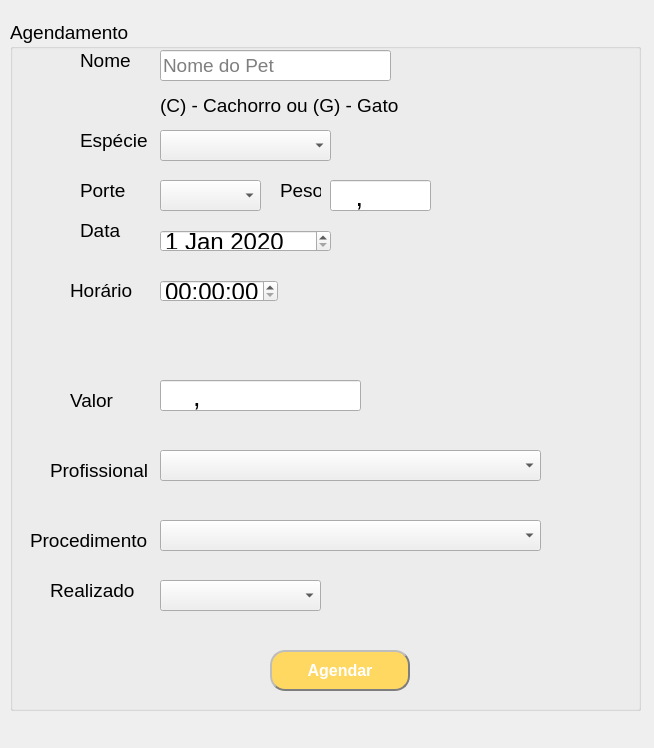
<?xml version="1.0" encoding="UTF-8"?>
<ui version="4.0">
 <class>MainWindow</class>
 <widget class="QMainWindow" name="MainWindow">
  <property name="geometry">
   <rect>
    <x>0</x>
    <y>0</y>
    <width>654</width>
    <height>748</height>
   </rect>
  </property>
  <property name="windowTitle">
   <string>AGENDAMENTO</string>
  </property>
  <widget class="QWidget" name="centralwidget">
   <widget class="QGroupBox" name="groupBox">
    <property name="geometry">
     <rect>
      <x>10</x>
      <y>20</y>
      <width>631</width>
      <height>691</height>
     </rect>
    </property>
    <property name="font">
     <font>
      <pointsize>14</pointsize>
     </font>
    </property>
    <property name="title">
     <string>Agendamento </string>
    </property>
    <widget class="QLabel" name="label_11">
     <property name="geometry">
      <rect>
       <x>40</x>
       <y>430</y>
       <width>121</width>
       <height>41</height>
      </rect>
     </property>
     <property name="font">
      <font>
       <pointsize>14</pointsize>
      </font>
     </property>
     <property name="text">
      <string>Profissional</string>
     </property>
    </widget>
    <widget class="QLabel" name="label_14">
     <property name="geometry">
      <rect>
       <x>20</x>
       <y>500</y>
       <width>121</width>
       <height>41</height>
      </rect>
     </property>
     <property name="font">
      <font>
       <pointsize>14</pointsize>
      </font>
     </property>
     <property name="text">
      <string>Procedimento</string>
     </property>
    </widget>
    <widget class="QPushButton" name="btnAgendarProcedimento">
     <property name="geometry">
      <rect>
       <x>260</x>
       <y>630</y>
       <width>140</width>
       <height>41</height>
      </rect>
     </property>
     <property name="font">
      <font>
       <pointsize>12</pointsize>
       <weight>75</weight>
       <bold>true</bold>
      </font>
     </property>
     <property name="styleSheet">
      <string notr="true">color: rgb(255, 255, 255);
background-color: rgb(255, 216, 98);
border-style: outset;
border-width: 2px;
border-radius: 15px; 
border-color: rgb(126, 126, 126);</string>
     </property>
     <property name="text">
      <string>Agendar</string>
     </property>
    </widget>
    <widget class="QLabel" name="label_17">
     <property name="geometry">
      <rect>
       <x>40</x>
       <y>550</y>
       <width>91</width>
       <height>41</height>
      </rect>
     </property>
     <property name="font">
      <font>
       <pointsize>14</pointsize>
      </font>
     </property>
     <property name="text">
      <string>Realizado</string>
     </property>
    </widget>
    <widget class="QLabel" name="label_7">
     <property name="geometry">
      <rect>
       <x>150</x>
       <y>70</y>
       <width>251</width>
       <height>31</height>
      </rect>
     </property>
     <property name="font">
      <font>
       <pointsize>14</pointsize>
      </font>
     </property>
     <property name="text">
      <string>(C) - Cachorro ou (G) - Gato</string>
     </property>
    </widget>
    <widget class="QLabel" name="label_12">
     <property name="geometry">
      <rect>
       <x>70</x>
       <y>190</y>
       <width>61</width>
       <height>41</height>
      </rect>
     </property>
     <property name="font">
      <font>
       <pointsize>14</pointsize>
      </font>
     </property>
     <property name="text">
      <string>Data</string>
     </property>
    </widget>
    <widget class="QLabel" name="label_4">
     <property name="geometry">
      <rect>
       <x>70</x>
       <y>100</y>
       <width>81</width>
       <height>41</height>
      </rect>
     </property>
     <property name="font">
      <font>
       <pointsize>14</pointsize>
      </font>
     </property>
     <property name="text">
      <string>Espécie</string>
     </property>
    </widget>
    <widget class="QLabel" name="label_5">
     <property name="geometry">
      <rect>
       <x>70</x>
       <y>150</y>
       <width>61</width>
       <height>41</height>
      </rect>
     </property>
     <property name="font">
      <font>
       <pointsize>14</pointsize>
      </font>
     </property>
     <property name="text">
      <string>Porte</string>
     </property>
    </widget>
    <widget class="QLabel" name="label">
     <property name="geometry">
      <rect>
       <x>70</x>
       <y>20</y>
       <width>71</width>
       <height>41</height>
      </rect>
     </property>
     <property name="font">
      <font>
       <pointsize>14</pointsize>
      </font>
     </property>
     <property name="text">
      <string>Nome</string>
     </property>
    </widget>
    <widget class="QLabel" name="label_13">
     <property name="geometry">
      <rect>
       <x>60</x>
       <y>250</y>
       <width>81</width>
       <height>41</height>
      </rect>
     </property>
     <property name="font">
      <font>
       <pointsize>14</pointsize>
      </font>
     </property>
     <property name="text">
      <string>Horário</string>
     </property>
    </widget>
    <widget class="QLabel" name="label_9">
     <property name="geometry">
      <rect>
       <x>270</x>
       <y>150</y>
       <width>41</width>
       <height>41</height>
      </rect>
     </property>
     <property name="font">
      <font>
       <pointsize>14</pointsize>
      </font>
     </property>
     <property name="text">
      <string>Peso</string>
     </property>
    </widget>
    <widget class="QLabel" name="label_22">
     <property name="geometry">
      <rect>
       <x>60</x>
       <y>360</y>
       <width>81</width>
       <height>41</height>
      </rect>
     </property>
     <property name="font">
      <font>
       <pointsize>14</pointsize>
      </font>
     </property>
     <property name="text">
      <string>Valor</string>
     </property>
    </widget>
    <widget class="QLineEdit" name="txtNomepet">
     <property name="enabled">
      <bool>true</bool>
     </property>
     <property name="geometry">
      <rect>
       <x>150</x>
       <y>30</y>
       <width>231</width>
       <height>31</height>
      </rect>
     </property>
     <property name="font">
      <font>
       <pointsize>14</pointsize>
      </font>
     </property>
     <property name="placeholderText">
      <string>Nome do Pet</string>
     </property>
    </widget>
    <widget class="QComboBox" name="comboEspecie">
     <property name="geometry">
      <rect>
       <x>150</x>
       <y>110</y>
       <width>171</width>
       <height>31</height>
      </rect>
     </property>
     <property name="font">
      <font>
       <pointsize>20</pointsize>
      </font>
     </property>
     <property name="editable">
      <bool>false</bool>
     </property>
     <property name="currentText">
      <string/>
     </property>
     <property name="minimumContentsLength">
      <number>3</number>
     </property>
    </widget>
    <widget class="QComboBox" name="comboPorte">
     <property name="geometry">
      <rect>
       <x>150</x>
       <y>160</y>
       <width>101</width>
       <height>31</height>
      </rect>
     </property>
     <property name="font">
      <font>
       <pointsize>20</pointsize>
      </font>
     </property>
    </widget>
    <widget class="QLineEdit" name="txtPeso">
     <property name="enabled">
      <bool>true</bool>
     </property>
     <property name="geometry">
      <rect>
       <x>320</x>
       <y>160</y>
       <width>101</width>
       <height>31</height>
      </rect>
     </property>
     <property name="font">
      <font>
       <pointsize>20</pointsize>
      </font>
     </property>
     <property name="inputMask">
      <string>###,00</string>
     </property>
     <property name="text">
      <string>,</string>
     </property>
     <property name="placeholderText">
      <string>kg</string>
     </property>
    </widget>
    <widget class="QDateEdit" name="txtDataAgendamento">
     <property name="geometry">
      <rect>
       <x>150</x>
       <y>210</y>
       <width>171</width>
       <height>22</height>
      </rect>
     </property>
     <property name="font">
      <font>
       <pointsize>18</pointsize>
      </font>
     </property>
     <property name="minimumDateTime">
      <datetime>
       <hour>0</hour>
       <minute>0</minute>
       <second>0</second>
       <year>2020</year>
       <month>1</month>
       <day>1</day>
      </datetime>
     </property>
     <property name="minimumDate">
      <date>
       <year>2020</year>
       <month>1</month>
       <day>1</day>
      </date>
     </property>
    </widget>
    <widget class="QLineEdit" name="txtValor">
     <property name="geometry">
      <rect>
       <x>150</x>
       <y>360</y>
       <width>201</width>
       <height>31</height>
      </rect>
     </property>
     <property name="font">
      <font>
       <pointsize>20</pointsize>
      </font>
     </property>
     <property name="inputMask">
      <string>####,00</string>
     </property>
     <property name="alignment">
      <set>Qt::AlignLeading|Qt::AlignLeft|Qt::AlignVCenter</set>
     </property>
     <property name="placeholderText">
      <string>Nome Medico</string>
     </property>
    </widget>
    <widget class="QComboBox" name="ComboProfissional">
     <property name="enabled">
      <bool>true</bool>
     </property>
     <property name="geometry">
      <rect>
       <x>150</x>
       <y>430</y>
       <width>381</width>
       <height>31</height>
      </rect>
     </property>
     <property name="font">
      <font>
       <pointsize>20</pointsize>
      </font>
     </property>
    </widget>
    <widget class="QComboBox" name="ComboServico">
     <property name="geometry">
      <rect>
       <x>150</x>
       <y>500</y>
       <width>381</width>
       <height>31</height>
      </rect>
     </property>
     <property name="font">
      <font>
       <pointsize>18</pointsize>
      </font>
     </property>
    </widget>
    <widget class="QComboBox" name="ComboRealizado">
     <property name="geometry">
      <rect>
       <x>150</x>
       <y>560</y>
       <width>161</width>
       <height>31</height>
      </rect>
     </property>
     <property name="font">
      <font>
       <pointsize>18</pointsize>
      </font>
     </property>
    </widget>
    <widget class="QTimeEdit" name="txtHorario">
     <property name="geometry">
      <rect>
       <x>150</x>
       <y>260</y>
       <width>118</width>
       <height>22</height>
      </rect>
     </property>
     <property name="font">
      <font>
       <pointsize>18</pointsize>
      </font>
     </property>
    </widget>
   </widget>
  </widget>
 </widget>
 <tabstops>
  <tabstop>txtNomepet</tabstop>
  <tabstop>comboEspecie</tabstop>
  <tabstop>comboPorte</tabstop>
  <tabstop>txtPeso</tabstop>
  <tabstop>txtDataAgendamento</tabstop>
  <tabstop>txtHorario</tabstop>
  <tabstop>txtValor</tabstop>
  <tabstop>ComboProfissional</tabstop>
  <tabstop>ComboServico</tabstop>
  <tabstop>ComboRealizado</tabstop>
  <tabstop>btnAgendarProcedimento</tabstop>
 </tabstops>
 <resources/>
 <connections/>
</ui>
